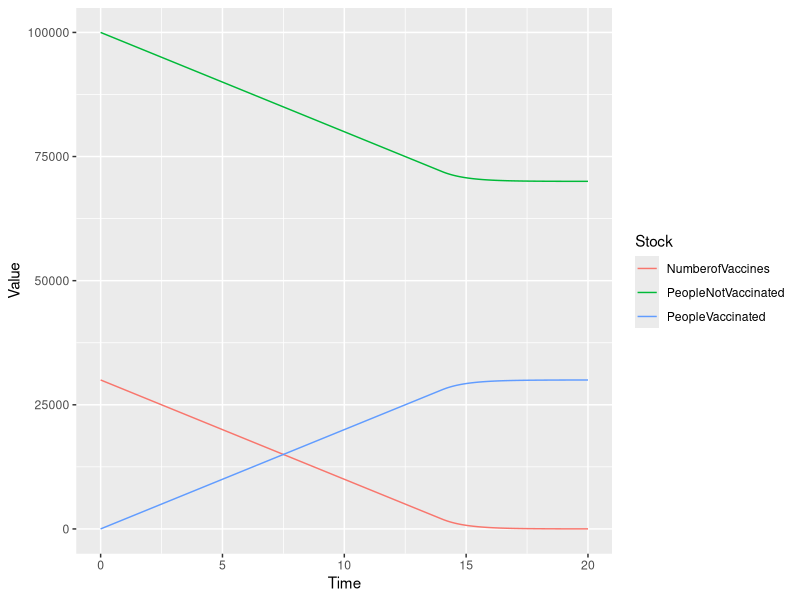

R code for this plot:
###########################################
# Translation of Vensim file.
# Date created: 2017-10-27 13:17:14
###########################################
library(deSolve)
library(ggplot2)
library(reshape2)
#Displaying the simulation run parameters
START_TIME <- 0.000000
FINISH_TIME <- 20.000000
TIME_STEP <- 0.031250
#Setting aux param to NULL
auxs<-NULL

#Generating the simulation time vector
simtime<-seq(0.000000,20.000000,by=0.031250)
# Writing global variables (stocks and dependent auxs)
stocks <-c( NumberofVaccines = 30000 , PeopleNotVaccinated = 100000 , PeopleVaccinated = 0 )
# This is the model function called from ode
model <- function(time, stocks, auxs){
  with(as.list(c(stocks, auxs)),{
    AverageDispensingProductivity <- 200
    NumberofHealthWorkers <- 10
    VaccineAdministrationCapacity <- AverageDispensingProductivity*NumberofHealthWorkers
    TotalAvailableVaccineCapacity <- min(VaccineAdministrationCapacity,NumberofVaccines)
    Vaccinations <- min(PeopleNotVaccinated,TotalAvailableVaccineCapacity)
    VaccinesAdministered <- Vaccinations
    d_DT_NumberofVaccines  <- -VaccinesAdministered
    d_DT_PeopleNotVaccinated  <- -Vaccinations
    d_DT_PeopleVaccinated  <- Vaccinations
    return (list(c(d_DT_NumberofVaccines,d_DT_PeopleNotVaccinated,d_DT_PeopleVaccinated)))
  })
}
# Function call to run simulation
o<-data.frame(ode(y=stocks,times=simtime,func=model,parms=auxs,method='euler'))
mo<-melt(o,id.vars = 'time')
names(mo)<-c('Time','Stock','Value')
ggplot(data=mo)+geom_line(aes(x=Time,y=Value,colour=Stock))
#----------------------------------------------------
# Original text file exported from Vensim
#  Number of Vaccines = INTEG( - Vaccines Administered , 30000) 
#  People Not Vaccinated = INTEG( - Vaccinations , 100000) 
#  People Vaccinated = INTEG( Vaccinations , 0) 
#  Average Dispensing Productivity = 200
#  FINAL TIME = 20
#  INITIAL TIME = 0
#  Number of Health Workers = 10
#  TIME STEP = 0.03125
#  SAVEPER = TIME STEP 
#  Vaccine Administration Capacity = Average Dispensing Productivity * Number of Health Workers
#  Total Available Vaccine Capacity = min ( Vaccine Administration Capacity , Number of Vaccines ) 
#  Vaccinations = min ( People Not Vaccinated , Total Available Vaccine Capacity) 
#  Vaccines Administered = Vaccinations 
#----------------------------------------------------
